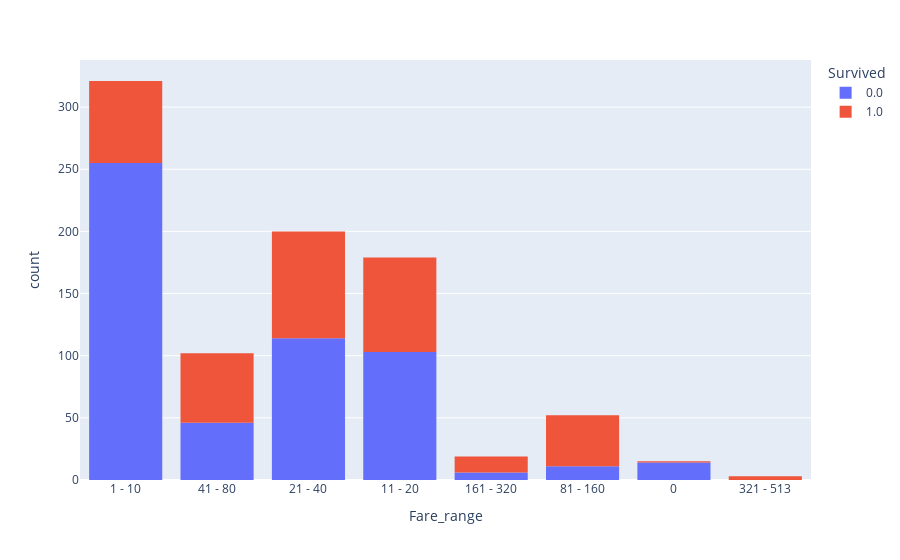

Source (notebook cell):
### Code cell
grafico = px.histogram(df, x = df.Fare_range, color='Survived')
grafico.show()

### Figure 1 — Plotly figure (JSON) as saved in the notebook; plotly's stock layout.template omitted (floating-point values rounded to 4 significant figures; data arrays with more than 128 entries replaced by an {"elided": "..."} marker saying what was removed)
{"data": [{"alignmentgroup": "True", "bingroup": "x", "hovertemplate": "Survived=0.0<br>Fare_range=%{x}<br>count=%{y}<extra></extra>", "legendgroup": "0.0", "marker": {"color": "#636efa", "pattern": {"shape": ""}}, "name": "0.0", "offsetgroup": "0.0", "orientation": "v", "showlegend": true, "type": "histogram", "x": {"elided": "549 str values"}, "xaxis": "x", "yaxis": "y"}, {"alignmentgroup": "True", "bingroup": "x", "hovertemplate": "Survived=1.0<br>Fare_range=%{x}<br>count=%{y}<extra></extra>", "legendgroup": "1.0", "marker": {"color": "#EF553B", "pattern": {"shape": ""}}, "name": "1.0", "offsetgroup": "1.0", "orientation": "v", "showlegend": true, "type": "histogram", "x": {"elided": "342 str values"}, "xaxis": "x", "yaxis": "y"}], "layout": {"barmode": "relative", "legend": {"title": {"text": "Survived"}, "tracegroupgap": 0}, "margin": {"t": 60}, "xaxis": {"anchor": "y", "domain": [0, 1], "title": {"text": "Fare_range"}}, "yaxis": {"anchor": "x", "domain": [0, 1], "title": {"text": "count"}}}}
